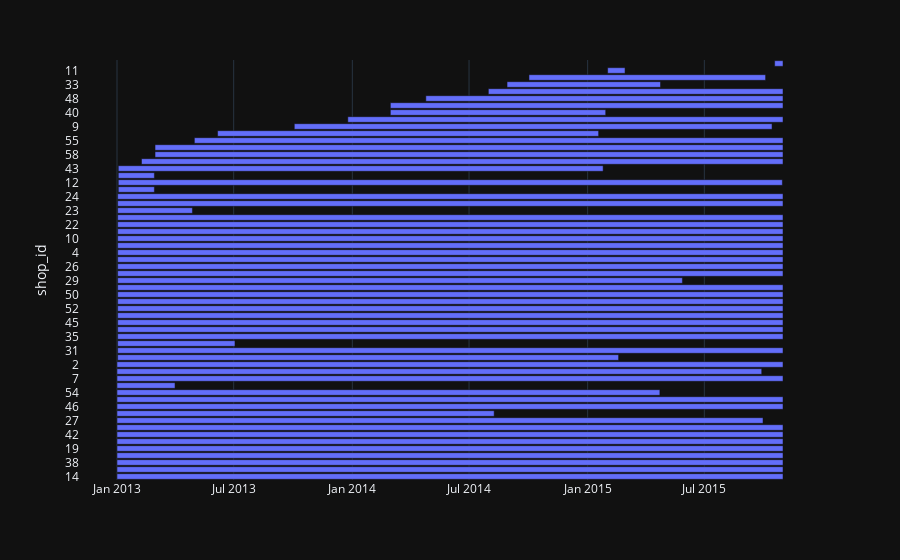

Notebook code for this chart:
### Markdown cell above
### Shops timelines
Shops born and die at different times

### Code cell
px.timeline(
    sales.groupby("shop_id").date.agg(["min", "max"]).reset_index().sort_values("min"),
    x_start="min",
    x_end="max",
    y="shop_id",
).update_yaxes(type='category')
